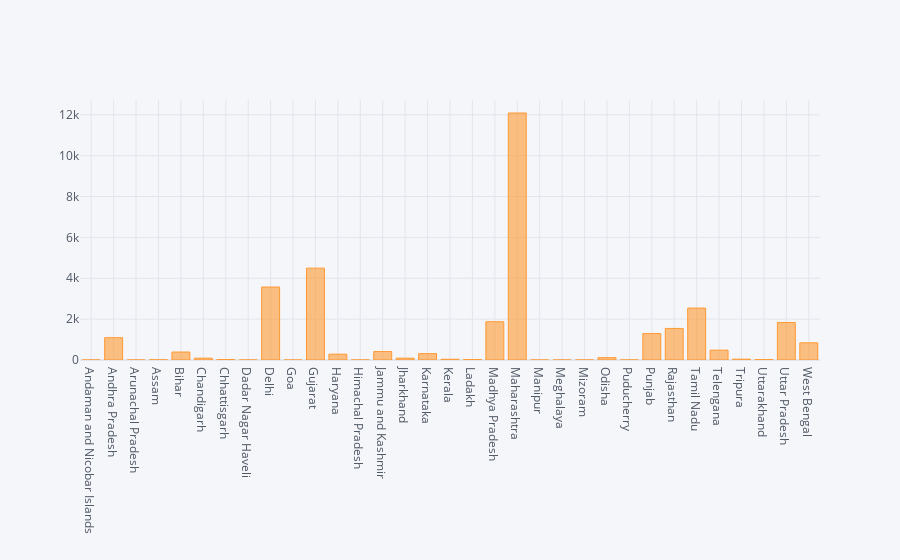

The cell this chart's notebook holds for it:
### Code cell
#Plotly vis on data its more adv. to matplotlib or pandas vis
df.iplot(kind='bar',x='Name Of State/UT',y='total Active cases')
plt.show()

### Figure 1 — Plotly figure (JSON) as saved in the notebook; plotly's stock layout.template omitted (floating-point values rounded to 4 significant figures)
{"data": [{"marker": {"color": "rgba(255, 153, 51, 0.6)", "line": {"color": "rgba(255, 153, 51, 1.0)", "width": 1}}, "name": "total Active cases", "orientation": "v", "text": "", "type": "bar", "x": ["Andaman and Nicobar Islands", "Andhra Pradesh", "Arunachal Pradesh", "Assam", "Bihar", "Chandigarh", "Chhattisgarh", "Dadar Nagar Haveli", "Delhi", "Goa", "Gujarat", "Haryana", "Himachal Pradesh", "Jammu and Kashmir", "Jharkhand", "Karnataka", "Kerala", "Ladakh", "Madhya Pradesh", "Maharashtra", "Manipur", "Meghalaya", "Mizoram", "Odisha", "Puducherry", "Punjab", "Rajasthan", "Tamil Nadu", "Telengana", "Tripura", "Uttarakhand", "Uttar Pradesh", "West Bengal"], "y": [1, 1092, 0, 10, 390, 89, 23, 1, 3572, 0, 4496, 286, 2, 413, 89, 311, 36, 24, 1873, 12089, 0, 1, 1, 114, 3, 1293, 1544, 2540, 482, 41, 21, 1837, 840]}], "layout": {"legend": {"bgcolor": "#F5F6F9", "font": {"color": "#4D5663"}}, "paper_bgcolor": "#F5F6F9", "plot_bgcolor": "#F5F6F9", "title": {"font": {"color": "#4D5663"}}, "xaxis": {"gridcolor": "#E1E5ED", "showgrid": true, "tickfont": {"color": "#4D5663"}, "title": {"font": {"color": "#4D5663"}, "text": ""}, "zerolinecolor": "#E1E5ED"}, "yaxis": {"gridcolor": "#E1E5ED", "showgrid": true, "tickfont": {"color": "#4D5663"}, "title": {"font": {"color": "#4D5663"}, "text": ""}, "zerolinecolor": "#E1E5ED"}}}
